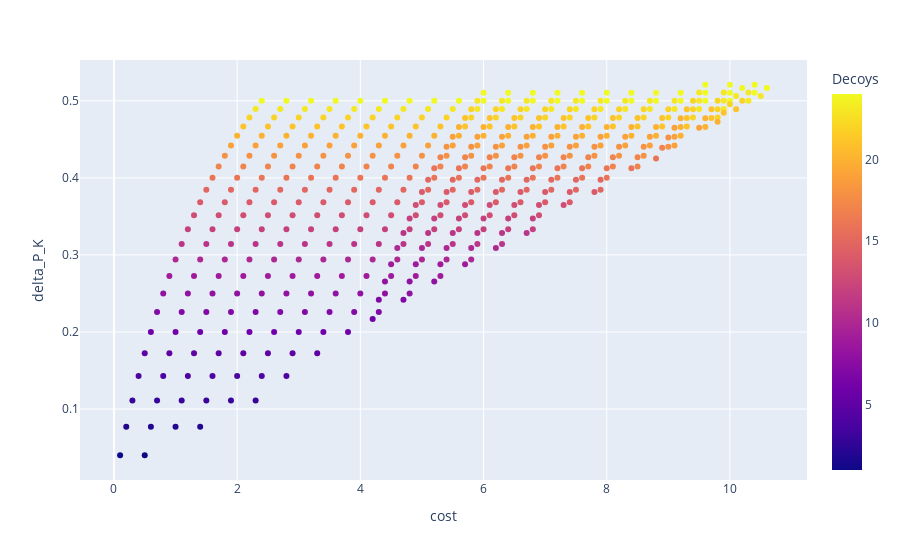

Notebook cell for this chart:
### Code cell
fig = px.scatter(sorted_df[0:500], y='delta_P_K', x='cost', color='Decoys')
fig.show()

### Figure 1 — Plotly figure (JSON) as saved in the notebook; plotly's stock layout.template omitted (floating-point values rounded to 4 significant figures; data arrays with more than 128 entries replaced by an {"elided": "..."} marker saying what was removed)
{"data": [{"hovertemplate": "cost=%{x}<br>delta_P_K=%{y}<br>Decoys=%{marker.color}<extra></extra>", "legendgroup": "", "marker": {"color": {"elided": "500 int values"}, "coloraxis": "coloraxis", "symbol": "circle"}, "mode": "markers", "name": "", "orientation": "v", "showlegend": false, "type": "scatter", "x": {"elided": "500 float values"}, "xaxis": "x", "y": {"elided": "500 float values"}, "yaxis": "y"}], "layout": {"coloraxis": {"colorbar": {"title": {"text": "Decoys"}}, "colorscale": [[0, "#0d0887"], [0.1111, "#46039f"], [0.2222, "#7201a8"], [0.3333, "#9c179e"], [0.4444, "#bd3786"], [0.5556, "#d8576b"], [0.6667, "#ed7953"], [0.7778, "#fb9f3a"], [0.8889, "#fdca26"], [1, "#f0f921"]]}, "legend": {"tracegroupgap": 0}, "margin": {"t": 60}, "xaxis": {"anchor": "y", "domain": [0, 1], "title": {"text": "cost"}}, "yaxis": {"anchor": "x", "domain": [0, 1], "title": {"text": "delta_P_K"}}}}
